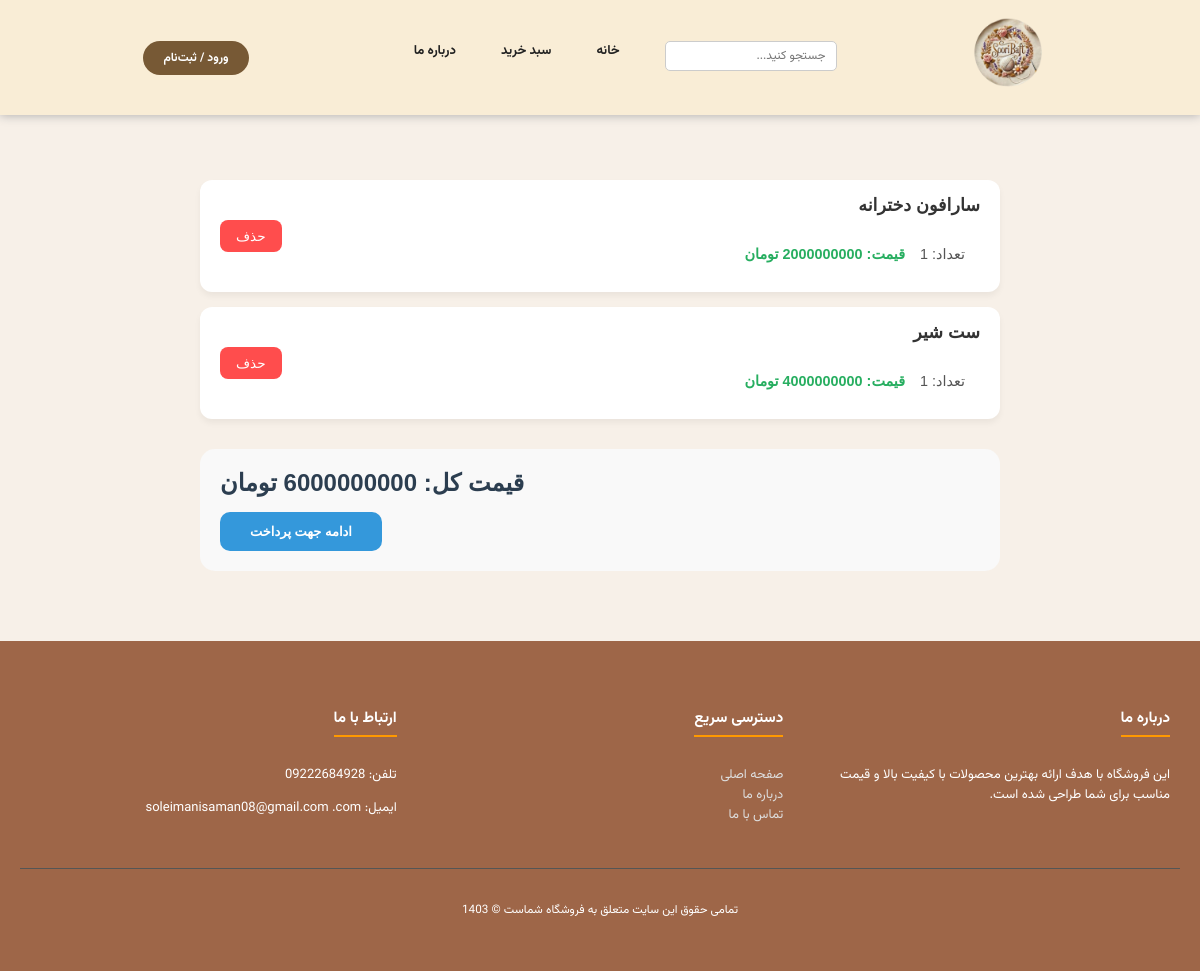
Screenshot of /user/cart (signed in) with the database file from the repository.
### models/cart_item.py (models this page shows)
class CartItem(db.Model):
    __tablename__ = "cart_items"
    id = Column(Integer, primary_key=True)
    cart_id = Column(Integer, ForeignKey('carts.id'), nullable=False)
    product_id = Column(Integer, ForeignKey('products.id'), nullable=False)
    price=Column(Integer)
    quantity =Column(Integer)
    product = db.relationship("Product", backref=backref("cart_items",lazy="dynamic"))
    cart = db.relationship("Cart", backref=backref("cart_items",lazy="dynamic"))

### models/product.py (models this page shows)
class Product(db.Model):
    __tablename__ = "products"
    id = Column(Integer, primary_key=True)
    name = Column(String, unique=True, nullable=False, index=True)
    price = Column(Integer, nullable=False, index=True)
    description = Column(String, nullable=False, index=True)
    active = Column(Integer, nullable=False, index=True)
    category_id = Column(
        Integer,
        ForeignKey("categories.id"),
        nullable=True
    )
    category = db.relationship(
        "Category",
        back_populates="products"
    )

### blueprints/user.py (the view)
@app.route('/user/cart', methods=['GET'])
@login_required
def cart():
    cart = current_user.carts.filter(
        Cart.status == "pending"
    ).first()
    return render_template("user/cart.html", cart=cart)

### app.py (called while the page is built)
@login_manager.user_loader
def load_user(user_id):
    return User.query.get(int(user_id))

### models/cart.py (called while the page is built)
    def total_price(self):
        total=0
        for item in self.cart_items:
            t = item.price * item.quantity
            total +=t
        return total

### templates/user/cart.html (shortened to what this page needs)
{% extends "base.html" %}
{% block body %}
<header>
    <nav>
            <section class="logo">
                <img src="{{ url_for('static', filename='image/logo.png') }}" alt="sooribaaft">
            </section>
        <ul class="nav-links">
            <li class="search-container">
                <form action="/" method="GET">
                    <input type="text" name="search" placeholder="جستجو کنید..." class="search-input">
                </form>
            </li>
            <li><a href="/">خانه</a></li>
            <li><a href="/user/cart">سبد خرید</a></li>
            <li><a href="/about">درباره ما</a></li>
             <li class="auth-item">
            <a href="/user/login" class="auth-btn">ورود / ثبت‌نام</a>
        </li>
        </ul>
    </nav>
</header>
<div class="cart-container">
    {% if cart != None and cart.cart_items|list|length > 0 %}
        {% for cart in current_user.carts | selectattr('status', 'equalto', 'pending') %}
            <div class="cart-wrapper">
                {% for cart_item in cart.cart_items %}
                    <div class="cart-item">
                        <div class="item-details">
                            <span class="product-name">{{ cart_item.product.name }}</span>
                            <span class="product-info">
                                <span class="quantity">تعداد: {{ cart_item.quantity }}</span>
                                <span class="price">قیمت: {{ cart_item.product.price }} تومان</span>
                            </span>
                        </div>
                        <form class="remove-form" action="/remove_from_cart" method="get">
                            <input type="submit" class="btn-remove" value="حذف">
                        </form>
                    </div>
                {% endfor %}
            </div>
        {% endfor %}
        <div class="cart-summary">
            <b class="total-price">قیمت کل: {{cart.total_price()}} تومان</b>
            <div class="actions">
                <a href="/payment" class="btn-checkout">ادامه جهت پرداخت</a>
            </div>
        </div>
    {% else %}
        <div class="empty-cart">
            <p>سبد خرید خالی است ..</p>
        </div>
    {% endif %}
</div>
<footer class="site-footer">
    <div class="footer-container">
        <div class="footer-column">
            <h3>درباره ما</h3>
            <p>این فروشگاه با هدف ارائه بهترین محصولات با کیفیت بالا و قیمت مناسب برای شما طراحی شده است.</p>
        </div>
        <div class="footer-column">
            <h3>دسترسی سریع</h3>
            <ul>
                <li><a href="/">صفحه اصلی</a></li>
                <li><a href="/about">درباره ما</a></li>
                <li><a href="/contact">تماس با ما</a></li>
            </ul>
        </div>
        <div class="footer-column">
            <h3>ارتباط با ما</h3>
            <p>تلفن: 09222684928</p>
            <p>ایمیل: soleimanisaman08@gmail.com
.com</p>
        </div>
    </div>
    <div class="footer-bottom">
        <p>تمامی حقوق این سایت متعلق به فروشگاه شماست &copy; 1403</p>
    </div>
</footer>
{% endblock %}

### static/css/index.css (style rules this page uses)
body { padding: 0; margin: 0; font-size: 13px; background: #f7f0e8; color: #212121; padding-top: 120px; font-family:Vazirmatn; }
header { width: 100%; text-align: center; }
nav { background-color: #f9edd6; position: fixed; top: 0; right: 0; width: 100%; height: 115px; box-shadow: 0px 0px 10px 0px rgb(169, 168, 168); display: flex; align-items: center; justify-content: center; z-index: 1000; }
nav ul { list-style: none; margin: 0; padding: 0; display: flex; gap: 45px; }
nav ul li a { text-decoration: none; color: #212121; font-weight: bold; }
.search-input { padding: 5px 10px; border: 1px solid #ccc; border-radius: 5px 5px 5px 5px; outline: none; font-family: 'Vazirmatn', sans-serif; font-size: 12px; width: 150px; }
.auth-item { margin-right: 120px; }
.auth-btn { background-color: #775935; color: #ffffff !important; padding: 8px 20px; border-radius: 25px; text-decoration: none; font-weight: bold; font-size: 12px; transition: all 0.3s ease; display: inline-block; }
.logo { margin-left: 120px; }
.logo img { max-width: 100px; max-height: 100px; }
.product-info { padding: 15px; }
.product-name { font-size: 1rem; margin: 0 0 10px 0; color: #333; font-weight: bold; white-space: nowrap; overflow: hidden; text-overflow: ellipsis; }
.site-footer { background-color: rgb(158, 102, 72); color: #fff; padding: 40px 20px; margin-top: 50px; }
.footer-container { display: flex; justify-content: space-around; flex-wrap: wrap; max-width: 1200px; margin: 0 auto; }
.footer-column { flex: 1; min-width: 250px; margin: 10px; }
.footer-column h3 { border-bottom: 2px solid #ff9900; display: inline-block; padding-bottom: 5px; }
.footer-column ul { list-style: none; padding: 0; }
.footer-column ul li a { color: #ddd; text-decoration: none; transition: 0.3s; }
.footer-bottom { text-align: center; border-top: 1px solid #555; margin-top: 20px; padding-top: 20px; font-size: 0.9em; }
html, body { margin: 0; padding: 0; height: 100%; }
body { padding-top: 120px; font-size: 13px; background: #f7f0e8; color: #212121; font-family: 'Vazirmatn', sans-serif; box-sizing: border-box; }
.cart-container { max-width: 800px; margin: 40px auto; padding: 20px; direction: rtl; font-family: 'Tahoma', sans-serif; }
.cart-item { display: flex; justify-content: space-between; align-items: center; background-color: #fff; padding: 15px 20px; margin-bottom: 15px; border-radius: 12px; box-shadow: 0 4px 6px rgba(0, 0, 0, 0.05); transition: transform 0.2s ease; }
.item-details { display: flex; flex-direction: column; gap: 5px; }
.product-name { font-weight: bold; font-size: 1.1rem; color: #333; }
.product-info { font-size: 0.9rem; color: #777; display: flex; gap: 15px; }
.quantity { color: #555; }
.price { color: #27ae60; font-weight: bold; }
.remove-form { margin: 0; }
.btn-remove { background-color: #ff4d4d; color: white; border: none; padding: 8px 16px; border-radius: 8px; cursor: pointer; font-size: 0.85rem; transition: background 0.3s; }
.cart-summary { margin-top: 30px; padding: 20px; background-color: #f9f9f9; border-radius: 15px; text-align: left; display: flex; flex-direction: column; align-items: flex-end; }
.total-price { font-size: 1.5rem; color: #2c3e50; margin-bottom: 15px; }
.btn-checkout { display: inline-block; background-color: #3498db; color: white; text-decoration: none; padding: 12px 30px; border-radius: 10px; font-weight: bold; transition: background 0.3s; }

### rows the page displays
CartItem: product.name "سارافون دخترانه", quantity "1", product.price "2000000000", total_price "6000000000"
CartItem: product.name "ست شیر", quantity "1", product.price "4000000000"
